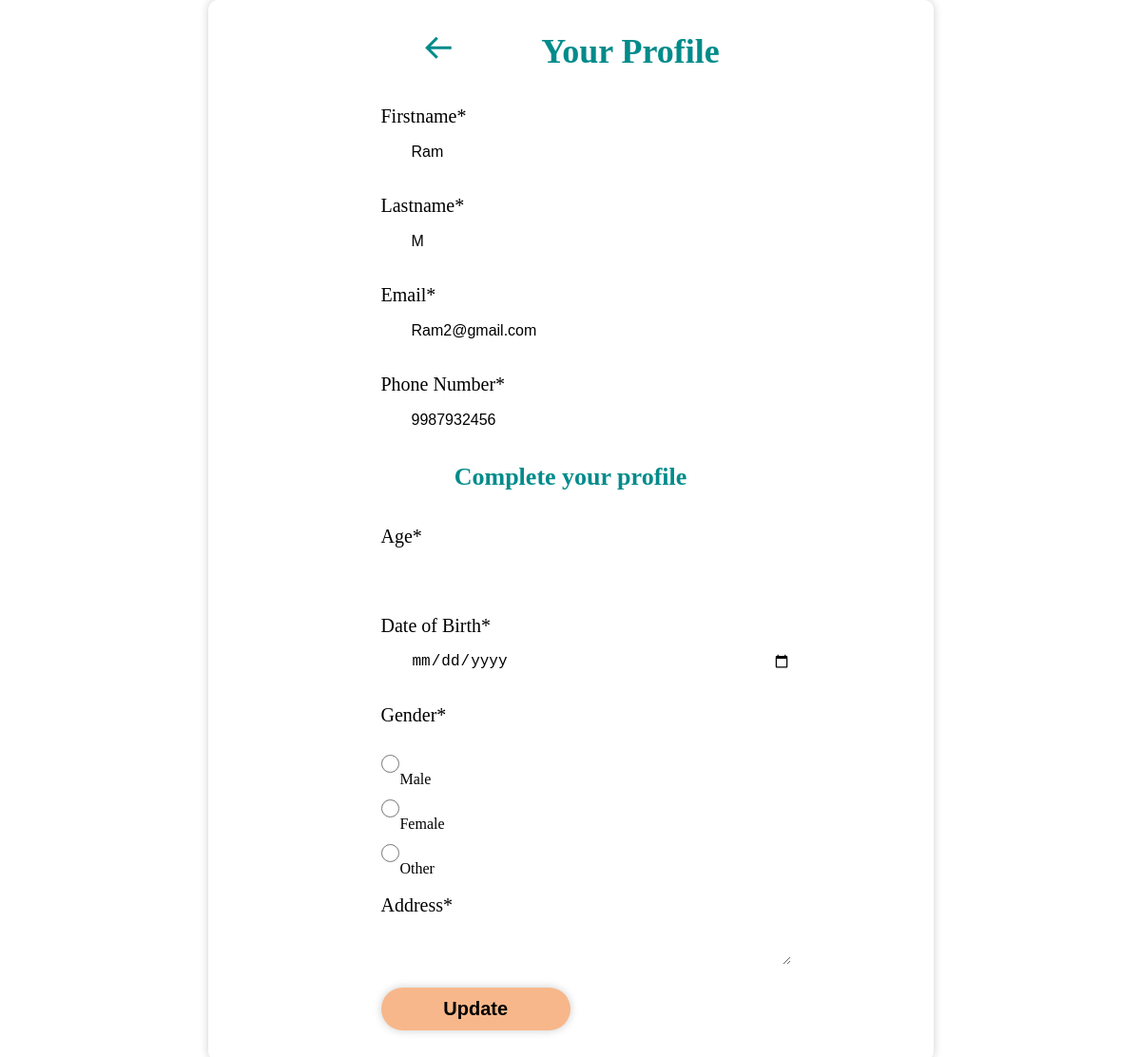
The app's page /edit.php (signed in) with its own data.
### tables this page shows
CREATE table signup
(
    id INT PRIMARY KEY AUTO_INCREMENT,
    firstname VARCHAR(50) NOT NULL,
    lastname VARCHAR(50) NOT NULL,
    email VARCHAR(50),
    phone VARCHAR(20),
    age INT,
    gender ENUM('Male', 'Female', 'Other'),
    address VARCHAR(20),
    dob DATE,
    password VARCHAR(20)
);

### edit.php (the view, shortened to what this page needs)
<?php
include("connection.php");
if(isset($_SESSION['email'])) {
    $email = $_SESSION['email'];
    $sql = "SELECT * FROM signup WHERE email = '$email'";
    $result = mysqli_query($con, $sql);
    if($result && mysqli_num_rows($result) > 0) {
        $fetch_info = mysqli_fetch_assoc($result);
    } else {
        header('Location: login.php');
        exit;
    }
} else {
    header('Location: login.php');
    exit;
}
?>
<!DOCTYPE html>
<html lang="en">
<head>
    <link href='https://unpkg.com/boxicons@2.1.4/css/boxicons.min.css' rel='stylesheet'>
</head>
<body>
    <form method="POST" >
        <div class="register">
        <h1><i class='bx bx-arrow-back' onclick="window.location.href='home.php'"></i>&nbsp;&nbsp;&nbsp;&nbsp;&nbsp;&nbsp;&nbsp;&nbsp;&nbsp;&nbsp;Your Profile</h1><br><br>
        <form method="POST" >
                <label>Firstname*</label><br>
                <input type="text" name="firstname" value="<?php echo $fetch_info['firstname']; ?>"><br><br>
                <label>Lastname*</label><br>
                <input type="text" name="lastname" value="<?php echo $fetch_info['lastname']; ?>"><br><br>
                 <label>Email*</label><br>
                <input type="email" name="email" value="<?php echo $fetch_info['email']; ?>"><br><br>
                <label>Phone Number*</label><br>
                <input type="tel" name="phone" value="<?php echo $fetch_info['phone']; ?>"><br><br>
                <h2>Complete your profile</h2><br><br>
                <label >Age*</label><br>
                <input type="num" name="age" ><br><br>
                <label >Date of  Birth*</label><br>
                <input type="date" style="color:black;" name="dob" ><br><br>
                <div class="xyz">
                <label>Gender*</label><br><br>
                <input type="radio"  name="gender" value="Male" id="radiogroup1">Male<br>
                <input type="radio" name="gender" value="Female" id="radiogroup2">Female <br>
                <input type="radio" name="gender" value="Other" id="radiogroup2">Other<br><br>
                </div>
                    <label> Address*</label><br>
                <textarea name="address" cols="35" rows="5" id="textarea" value="<?php echo $fetch_info['address']; ?>"></textarea><br><br>
                <button type="submit" class="btn" name="submit" >Update</button>
        </div>
    </form>
</body>
</html>

### edit.php (style rules this page uses)
* { margin: 0; padding: 0; text-decoration: none; list-style: none; }
body { display: flex; justify-content: center; align-items: center; min-height: 100vh; background-image: url("img/ba.jpg"); background-size: cover; }
.register { background: transparent; border: 2px solid rgba(255,255,255, .2); backdrop-filter: blur(20px); box-shadow: 0 0 10px rgba(0, 0, 0, 0.2); border-radius: 10px; padding: 30px 180px; }
.register h1 { font-size: 36px; color: darkcyan; text-align: center; }
.register h1 i { font-size: 36px; color: darkcyan; cursor: pointer; }
.register h2 { font-size: 26px; color: darkcyan; text-align: center; }
.register label { font-size: 20px; color: black; }
.register input { width: 100%; height:43px; border: none; outline: none; border: 2px solid rgba(255, 255, 255, .2); border-radius: 40px; font-size: 16px; padding: 2px 30px 4px 30px; }
.register input::placeholder { color: black; font-size: 16px; }
.register textarea { width: 100%; height:43px; border: none; outline: none; border: 2px solid rgba(255, 255, 255, .2); border-radius: 40px; font-size: 16px; padding: 2px 15px 4px 15px; }
.register textarea::placeholder { color: black; font-size: 16px; }
.register .xyz label { font-size: 20px; color: black; }
.register .xyz input { color: #000000; width: 5%; font-size: 18px; }
.register .btn { width: 50%; height: 45px; background-color: rgb(247, 183, 138); border: none; outline: none; border-radius: 40px; box-shadow: 0 0 10px rgba(0,0,0,0.2); font-size: 20px; cursor: pointer; font-weight: 600; color: black; }
.register .xyz input { color: #000000; width: 5%; font-size: 22px; }

### records on screen
signup: firstname "Ram", lastname "M", email "Ram2@gmail.com", phone "9987932456"
